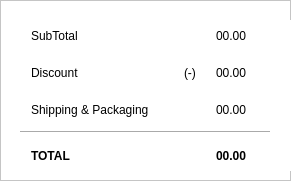
   <widget class="QFrame" name="frame_2">
    <property name="geometry">
     <rect>
      <x>980</x>
      <y>520</y>
      <width>291</width>
      <height>181</height>
     </rect>
    </property>
    <property name="styleSheet">
     <string notr="true">background-color:white;</string>
    </property>
    <property name="frameShape">
     <enum>QFrame::StyledPanel</enum>
    </property>
    <property name="frameShadow">
     <enum>QFrame::Raised</enum>
    </property>
    <widget class="QWidget" name="layoutWidget">
     <property name="geometry">
      <rect>
       <x>20</x>
       <y>20</y>
       <width>309</width>
       <height>151</height>
      </rect>
     </property>
     <layout class="QVBoxLayout" name="verticalLayout_7">
      <item>
       <layout class="QHBoxLayout" name="horizontalLayout_13">
        <item>
         <widget class="QLabel" name="subtotal_lbl">
          <property name="minimumSize">
           <size>
            <width>136</width>
            <height>0</height>
           </size>
          </property>
          <property name="maximumSize">
           <size>
            <width>136</width>
            <height>16777215</height>
           </size>
          </property>
          <property name="font">
           <font>
            <pointsize>9</pointsize>
           </font>
          </property>
          <property name="text">
           <string>SubTotal</string>
          </property>
         </widget>
        </item>
        <item>
         <widget class="QLabel" name="label_2">
          <property name="minimumSize">
           <size>
            <width>15</width>
            <height>0</height>
           </size>
          </property>
          <property name="maximumSize">
           <size>
            <width>15</width>
            <height>16777215</height>
           </size>
          </property>
          <property name="text">
           <string/>
          </property>
         </widget>
        </item>
        <item>
         <widget class="QLabel" name="subtotal_rs_lbl">
          <property name="minimumSize">
           <size>
            <width>100</width>
            <height>0</height>
           </size>
          </property>
          <property name="maximumSize">
           <size>
            <width>100</width>
            <height>16777215</height>
           </size>
          </property>
          <property name="font">
           <font>
            <pointsize>9</pointsize>
           </font>
          </property>
          <property name="text">
           <string>00.00</string>
          </property>
         </widget>
        </item>
       </layout>
      </item>
      <item>
       <layout class="QHBoxLayout" name="horizontalLayout_14">
        <item>
         <widget class="QLabel" name="discount_frame_lbl">
          <property name="minimumSize">
           <size>
            <width>136</width>
            <height>0</height>
           </size>
          </property>
          <property name="maximumSize">
           <size>
            <width>136</width>
            <height>16777215</height>
           </size>
          </property>
          <property name="font">
           <font>
            <pointsize>9</pointsize>
           </font>
          </property>
          <property name="text">
           <string>Discount</string>
          </property>
         </widget>
        </item>
        <item>
         <widget class="QLabel" name="label">
          <property name="minimumSize">
           <size>
            <width>15</width>
            <height>0</height>
           </size>
          </property>
          <property name="maximumSize">
           <size>
            <width>15</width>
            <height>16777215</height>
           </size>
          </property>
          <property name="text">
           <string>(-)</string>
          </property>
         </widget>
        </item>
        <item>
         <widget class="QLabel" name="discount_rs_lbl">
          <property name="minimumSize">
           <size>
            <width>100</width>
            <height>0</height>
           </size>
          </property>
          <property name="maximumSize">
           <size>
            <width>100</width>
            <height>16777215</height>
           </size>
          </property>
          <property name="font">
           <font>
            <pointsize>9</pointsize>
           </font>
          </property>
          <property name="text">
           <string>00.00</string>
          </property>
         </widget>
        </item>
       </layout>
      </item>
      <item>
       <layout class="QHBoxLayout" name="horizontalLayout_15">
        <item>
         <widget class="QLabel" name="shipping_packaging_lbl">
          <property name="minimumSize">
           <size>
            <width>136</width>
            <height>0</height>
           </size>
          </property>
          <property name="maximumSize">
           <size>
            <width>136</width>
            <height>16777215</height>
           </size>
          </property>
          <property name="font">
           <font>
            <pointsize>9</pointsize>
           </font>
          </property>
          <property name="text">
           <string>Shipping &amp; Packaging</string>
          </property>
         </widget>
        </item>
        <item>
         <widget class="QLabel" name="label_3">
          <property name="minimumSize">
           <size>
            <width>15</width>
            <height>0</height>
           </size>
          </property>
          <property name="maximumSize">
           <size>
            <width>15</width>
            <height>16777215</height>
           </size>
          </property>
          <property name="text">
           <string/>
          </property>
         </widget>
        </item>
        <item>
         <widget class="QLabel" name="shipping_packaging_cost_lbl">
          <property name="minimumSize">
           <size>
            <width>100</width>
            <height>0</height>
           </size>
          </property>
          <property name="maximumSize">
           <size>
            <width>100</width>
            <height>16777215</height>
           </size>
          </property>
          <property name="font">
           <font>
            <pointsize>9</pointsize>
           </font>
          </property>
          <property name="text">
           <string>00.00</string>
          </property>
         </widget>
        </item>
       </layout>
      </item>
      <item>
       <widget class="Line" name="line_3">
        <property name="minimumSize">
         <size>
          <width>250</width>
          <height>0</height>
         </size>
        </property>
        <property name="maximumSize">
         <size>
          <width>250</width>
          <height>16777215</height>
         </size>
        </property>
        <property name="orientation">
         <enum>Qt::Horizontal</enum>
        </property>
       </widget>
      </item>
      <item>
       <layout class="QHBoxLayout" name="horizontalLayout_16">
        <item>
         <widget class="QLabel" name="total_lbl">
          <property name="minimumSize">
           <size>
            <width>136</width>
            <height>0</height>
           </size>
          </property>
          <property name="maximumSize">
           <size>
            <width>136</width>
            <height>16777215</height>
           </size>
          </property>
          <property name="font">
           <font>
            <pointsize>9</pointsize>
            <weight>75</weight>
            <bold>true</bold>
           </font>
          </property>
          <property name="text">
           <string>TOTAL</string>
          </property>
         </widget>
        </item>
        <item>
         <widget class="QLabel" name="label_4">
          <property name="minimumSize">
           <size>
            <width>15</width>
            <height>0</height>
           </size>
          </property>
          <property name="maximumSize">
           <size>
            <width>15</width>
            <height>16777215</height>
           </size>
          </property>
          <property name="text">
           <string/>
          </property>
         </widget>
        </item>
        <item>
         <widget class="QLabel" name="total_cost_lbl">
          <property name="minimumSize">
           <size>
            <width>100</width>
            <height>0</height>
           </size>
          </property>
          <property name="maximumSize">
           <size>
            <width>100</width>
            <height>16777215</height>
           </size>
          </property>
          <property name="font">
           <font>
            <pointsize>9</pointsize>
            <weight>75</weight>
            <bold>true</bold>
           </font>
          </property>
          <property name="text">
           <string>00.00</string>
          </property>
         </widget>
        </item>
       </layout>
      </item>
     </layout>
    </widget>
   </widget>
